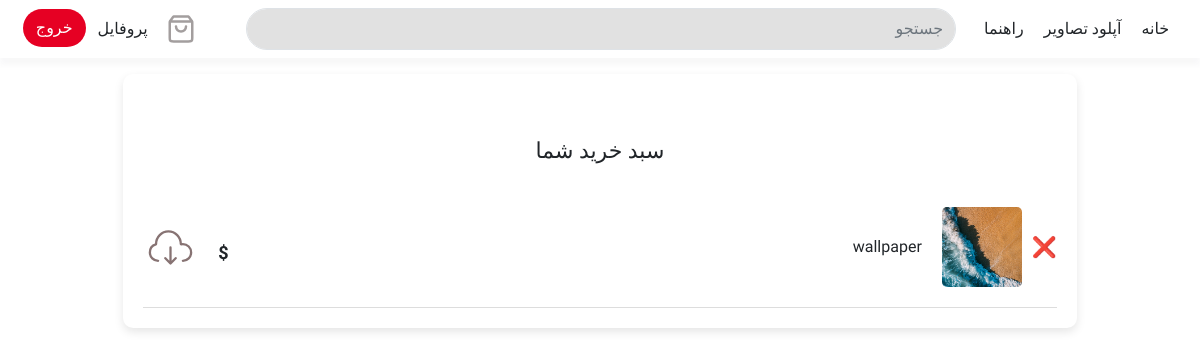
The app's page /cart/ (signed in) with its own data.
### images/models.py (models this page shows, shortened)
class Image(models.Model):
    title = models.CharField(max_length=200)
    image = models.ImageField(upload_to='images/')
    description = models.TextField(blank=True)
    created_at = models.DateTimeField(auto_now_add=True)
    user = models.ForeignKey(User, related_name='images', on_delete=models.CASCADE)
    price = models.DecimalField(max_digits=10, decimal_places=2, null=True, blank=True)
    categories = models.ManyToManyField(Category, blank=True, related_name='images')
    low_quality_image = models.ImageField(upload_to='images/low_quality/', blank=True, null=True)

### images/views.py (the view)
# urls.py: path('cart/', view_cart, name='cart'),
@login_required
def view_cart(request):
    cart, created = Cart.objects.get_or_create(user=request.user)
    return render(request, 'cart.html', {'cart': cart})

### templates/cart.html (shortened to what this page needs)
{% extends 'base.html' %}
{% load static %}
{% block content %}
<div class="shopping-cart">
  <div class="title"> سبد خرید شما </div>
  {% for image in cart.images.all %}
  <div class="item">
    <div class="buttons">
      <a href="{% url 'remove_from_cart' image.id %}" class="delete-btn">❌</a>
    </div>
      <div class="image1">
        <img src="{{ image.image.url }}" alt="{{ image.title }}" />
      </div>
      <div class="description">
        <span>{{ image.title }}</span>
      </div>
    <div class="total-price">$ {{ image.price|floatformat:0 }}</div>
    <div class="buy-button">
      <a href="{{ image.image.url }}" download class=""></a>
    </div>
  </div>
  {% endfor %}
</div>
{% endblock %}

### static/css/main.css (style rules this page uses)
body { font-family: "Baloo Bhaijaan 2", sans-serif !important; line-height: 1.5; font-feature-settings: 'lnum' 0 !important; }
a { text-decoration: none; }
.shopping-cart { width: 80%; margin: auto; background: #fff; padding: 20px; border-radius: 10px; box-shadow: 0px 4px 10px rgba(0, 0, 0, 0.1); }
.title { font-size: 22px; font-weight: ; margin-bottom: 20px; margin-top: 40px; text-align: center; }
.item { display: flex; align-items: center; justify-content: space-between; border-bottom: 1px solid #ddd; padding: 10px 0; flex-direction: row-reverse; flex-wrap: wrap; }
.image1 img { width: 80px; height: 80px; object-fit: cover; border-radius: 5px; margin: 10px; }
.description { flex-grow: 1; padding-right: 10px; display: flex; flex-direction: row-reverse; }
.total-price { font-size: 18px; font-weight: bold; margin-left: 20px; padding-top: 10px; }
.delete-btn { color: red; font-size: 20px; text-decoration: none; }

### records on screen
Image: image (picture), title "wallpaper"
